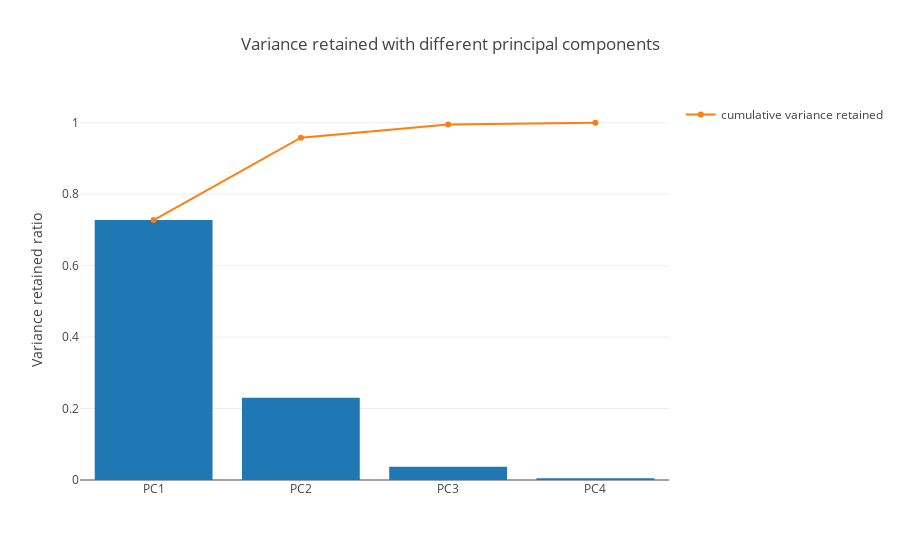

The code cell stored with this chart in its notebook:
### Markdown cell above
### Visualizing variance retained

### Code cell
# plotting out
def plot_var(PCs, var_ret, cum_var_ret):
    trace1 = Bar(x=PCs,
                 y=var_ret,
                 showlegend=False)

    trace2 = Scatter(x=PCs, 
                     y=cum_var_ret,
                     name='cumulative variance retained')

    data = Data([trace1, trace2])

    layout=Layout(
            yaxis=YAxis(title='Variance retained ratio'),
            title='Variance retained with different principal components')

    fig = Figure(data=data, layout=layout)
    plotly.offline.iplot(fig)
    
plot_var(PCs, var_ret, cum_var_ret)

### Figure 1 — Plotly figure (JSON) as saved in the notebook; plotly's stock layout.template omitted (floating-point values rounded to 4 significant figures)
{"data": [{"showlegend": false, "type": "bar", "x": ["PC1", "PC2", "PC3", "PC4"], "y": [0.7277, 0.2303, 0.03684, 0.005152]}, {"name": "cumulative variance retained", "type": "scatter", "x": ["PC1", "PC2", "PC3", "PC4"], "y": [0.7277, 0.958, 0.9948, 1]}], "layout": {"title": "Variance retained with different principal components", "yaxis": {"title": "Variance retained ratio"}}}
